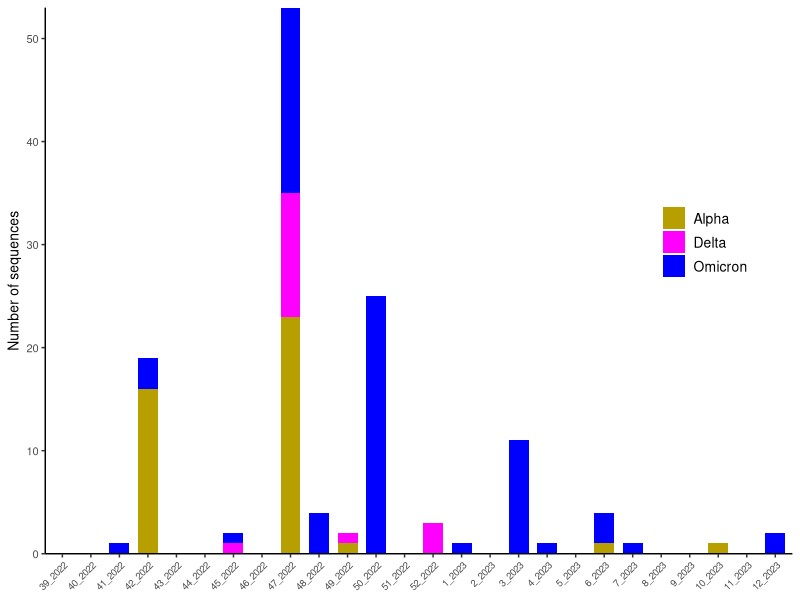
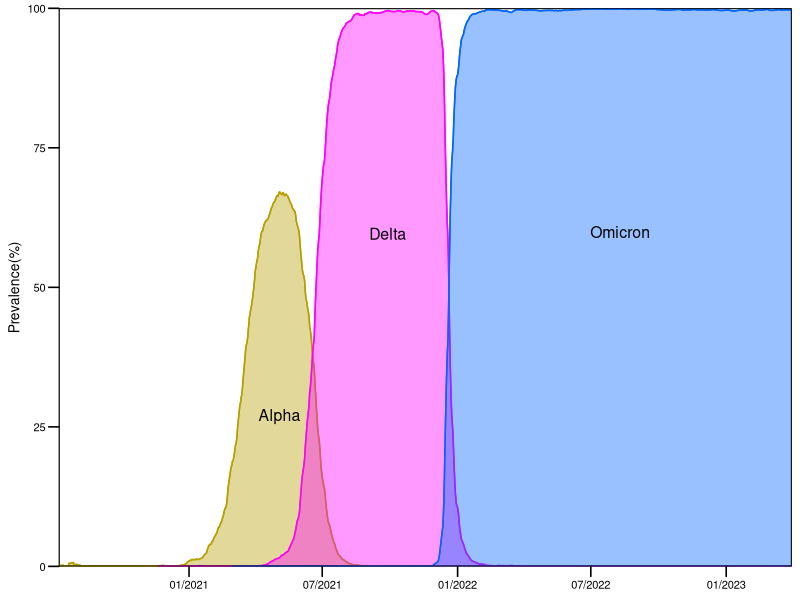
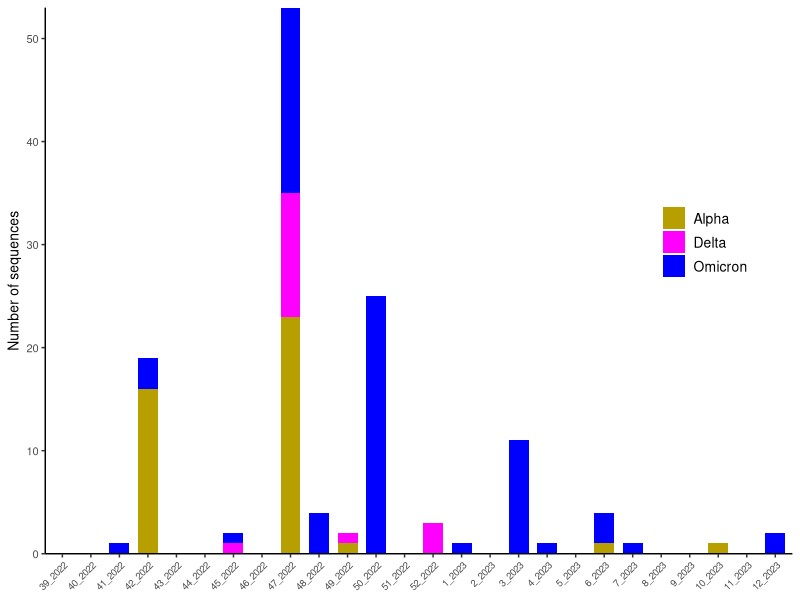
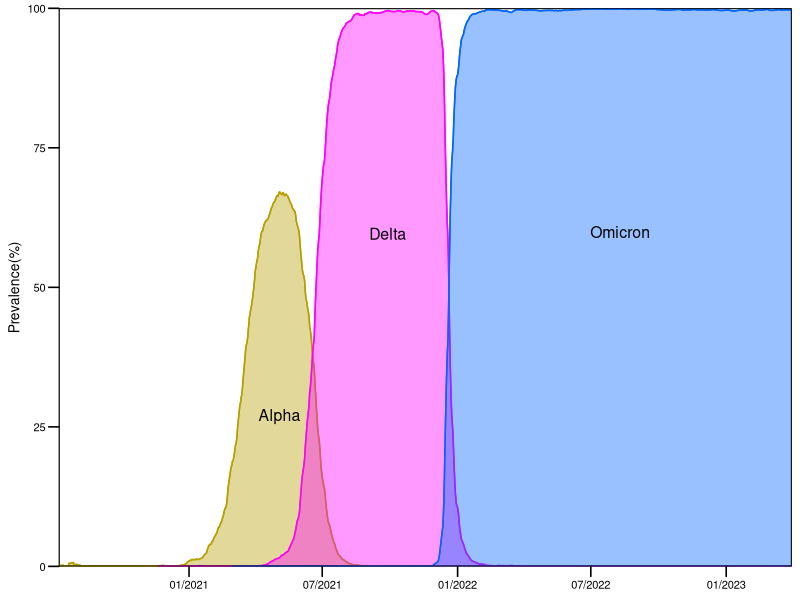

The R source for these figures, in order:
# this is top part of Fig 1c

# ── Load libraries ──────────────────────────────────────────────
library(readxl)    # read Excel files
library(dplyr)     # data wrangling
library(tidyr)     # pivot_longer
library(ggplot2)   # plotting

# ── 1. Read the data ────────────────────────────────────────────
df <- read_excel("Fig1b_data.xlsx")   # columns: Week, Alpha, Delta, Omicron

# ── 2. Reshape & prep labels ────────────────────────────────────
plot_df <- df %>% 
  pivot_longer(-Week, names_to = "Variant", values_to = "Count") %>% 
  mutate(
    WeekLabel = gsub("_", "_", Week),     # “wk 49 2020”
    WeekLabel = factor(WeekLabel, levels = unique(WeekLabel))  # keep order
  )

# ── 3. Define variant colours ──────────────────────────────────
variant_cols <- c(Alpha = "#B79F00",
                  Delta = "magenta",
                  Omicron = "blue")

# ── 4. Plot ────────────────────────────────────────────────────
ggplot(plot_df, aes(x = WeekLabel, y = Count, fill = Variant)) +
  geom_col(width = 0.7, position = position_stack(reverse = TRUE)) +                              # stacked bars
  scale_fill_manual(values = variant_cols, name = NULL) +
  scale_y_continuous(expand = c(0, 0)) +
  labs(x = NULL, y = "Number of sequences") +
  theme_classic(base_size = 11) +
  theme(
    axis.text.x = element_text(angle = 45, hjust = 1, vjust = 1,size=7),
    axis.text.y = element_text(size=8),
    axis.title.y = element_text(size=10),
    legend.position = c(0.95, 0.65),  # Adjust these coordinates to place the legend
    legend.direction = "vertical", # Make the legend horizontal
    legend.justification = c(1, 1),
    legend.text = element_text(size=10)
  )

# ── Optional: save high-resolution figure ──────────────────────
ggsave("Fig1b_plot.png", width = 4, height = 2.5, dpi = 1000)



#this is bottom part of Fig 1c
library(ggplot2)
library(readr)
library(dplyr)
library(ggthemes)
library(scales)
library(tidyverse)

# Load data
filtered_variants <- read_csv("human_trend.csv")

# Ensure date is in Date format
filtered_variants <- read_csv("human_trend.csv") %>%
  mutate(date = as.Date(date, format = "%m/%d/%Y"))

custom_colors <- c(
  "Alpha"   = "#B79F00",  
  "Delta"   =   "magenta",      #"#FFD900", "#FFB93B",  "#A569BD",
  "Omicron" = "#0066FF"   
)


label_data <- filtered_variants %>%
  group_by(lineage) %>%
  slice_max(order_by = proportion, n = 1, with_ties = FALSE) %>%
  ungroup() %>%
  mutate(proportion = proportion - 0.4)  # offset downward


#this chunk of code taken from Aijing's chunk of code. 
p = ggplot(filtered_variants, aes(x = date, y = proportion, colour = .data[["lineage"]],fill = .data[["lineage"]])) +
  #geom_ribbon(aes(ymin = proportion_ci_lower, ymax = proportion_ci_upper), alpha = 0.35, size = 0) +
  geom_line(linewidth = 0.5) +
  geom_ribbon(aes(ymin = 0, ymax = proportion), alpha = 0.4) +  # Fill the area from 0 to the proportion
  scale_x_date(date_labels = "%m/%Y", expand = c(0,0)) +
  scale_y_continuous(labels = function(x) x * 100, #scales::label_number(accuracy = 0.25)
                     expand = c(0, 0),
                     limits = c(0, 1)) +
  scale_colour_manual(values = custom_colors) +
  scale_fill_manual(values = custom_colors) +
  theme_base()+
  labs(x = NULL, y = "Prevalence(%)") +
  geom_text(
    data = label_data,
    aes(x = date, y = proportion, label = lineage), colour = 'black',
    size = 4,  show.legend = FALSE
  ) +
  theme(legend.position = "None",
        axis.title.y = element_text(size=10),
        axis.title.x = element_text(size=10),
        axis.text.y = element_text(size=8),
        axis.text.x = element_text(size=8),
        plot.background = element_blank(),
        plot.caption = element_text(size = 18))
p
ggsave("variant_trends_4.png", plot = p, width = 4, height = 1.5,dpi=1000)
